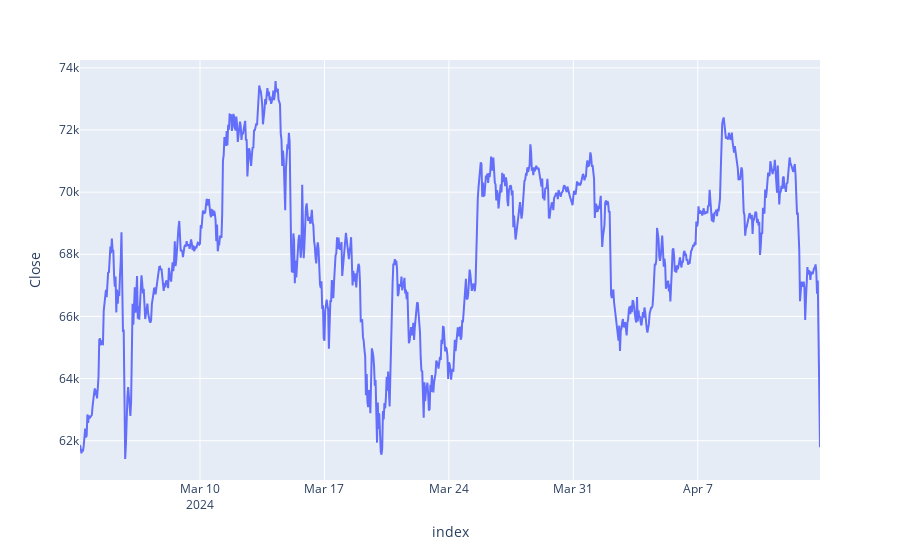

This figure's notebook cell:
### Code cell
fig = px.line(df, x=df.index, y=df['Close'])
fig.show()

### Figure 1 — Plotly figure (JSON) as saved in the notebook; plotly's stock layout.template omitted (floating-point values rounded to 4 significant figures; data arrays with more than 128 entries replaced by an {"elided": "..."} marker saying what was removed)
{"data": [{"hovertemplate": "index=%{x}<br>Close=%{y}<extra></extra>", "legendgroup": "", "line": {"color": "#636efa", "dash": "solid"}, "marker": {"symbol": "circle"}, "mode": "lines", "name": "", "orientation": "v", "showlegend": false, "type": "scatter", "x": {"elided": "1000 str values"}, "xaxis": "x", "y": {"elided": "1000 float values"}, "yaxis": "y"}], "layout": {"autosize": true, "legend": {"tracegroupgap": 0}, "margin": {"t": 60}, "xaxis": {"anchor": "y", "autorange": true, "domain": [0, 1], "range": ["2024-03-03 06:00", "2024-04-13 21:00"], "title": {"text": "index"}, "type": "date"}, "yaxis": {"anchor": "x", "autorange": true, "domain": [0, 1], "range": [60740.0, 74250.0], "title": {"text": "Close"}, "type": "linear"}}}
